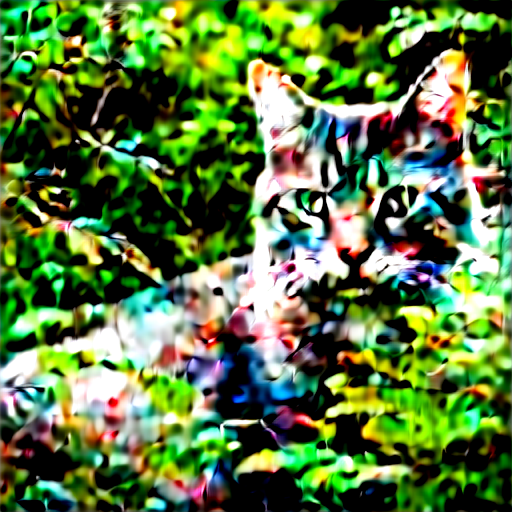
#> input picture cs4485-images/prompt_0_image_0.png, 512 x 512 px; its folder holds only this picture in this run
$ jupyter execute --allow-errors main.ipynb
#> lines starting #> are read from the running program, lines starting #| are printed output that depends on the picture
# Input Secret

[cell 1]
# secret = input("What do you want to hide?")
secret = "Hello World"
print(f"Your secret: {secret}")

# Convert Secret into Binary

[cell 2]
secret_in_binary = ''.join(format(ord(char), '08b') for char in secret)
print("Binary representation of your secret: " + ' '.join(format(ord(char), '08b') for char in secret))

print(f"The secret is {len(secret_in_binary)} bits long.")

def find_factor(n):
#> called with n = 88
  factor_values = []
  for i in range(1, n + 1):
    if n % i == 0:
      factor_values.append(i)
  values = ""
  for v in factor_values:
    values += str(v) + ", "
  return values

factors = find_factor(len(secret_in_binary))
factors = factors[:-2]
# factor = int(input(f"We can choose from these factors for the length of our binary sequence: {factors}"))
factor = 8
print(f"Our binary sequence (ID of each image) will be {factor} bits long.")

# Generate Images

[cell 3]
import os

folder_path = "./cs4485-images"

file_names = []
for file_name in os.listdir(folder_path):
   file_path = os.path.join(folder_path, file_name)
   if os.path.isfile(file_path):
     file_names.append(file_name)

file_names = sorted(file_names, key=lambda x: (int(x.split('_')[1].replace('prompt', '')), int(x.split('_')[3].replace('image', '').replace('.png', ''))))

print(file_names)

# [5 lines of commented-out code are left out]

# Prompt Mapping

[cell 4]
# pm = ["{0:04b}".format(int(name.split('_')[1].replace('prompt', ''))) for name in file_names]
# print(pm)
# print(f"Length of pm array: {len(pm)}")

pm = []
for i in range(len(file_names) // 16):  # Assuming 16 images per prompt
    binary_code = f"{i:04b}"
    for j in range(16):
        file_name = f"prompt_{i}_image_{j}.png"  # Construct file name
        pm.append((file_name, binary_code))

print(pm)
print(f"Length of pm array: {len(pm)}")

# Amplitude Mapping

## Weighted Amplitudes

[cell 5]
import cv2
import numpy as np
import math

# Constants for FrCHFMs calculation
ORDERS = range(5)  # Orders n (0 to 4)
REPETITIONS = range(5)  # Repetitions m (0 to 4)
FRACTIONAL_PARAMETER = 0.5  # Fractional parameter
IMAGE_SIZE = (512, 512)  # Assuming 512x512 images
EPSILON = 1e-10  # Small constant to avoid division by zero

# Load and preprocess the image
def load_grayscale_image(file_path):
#> called with file_path = './cs4485-images/prompt_0_image_0.png'
    image = cv2.imread(file_path, cv2.IMREAD_GRAYSCALE)
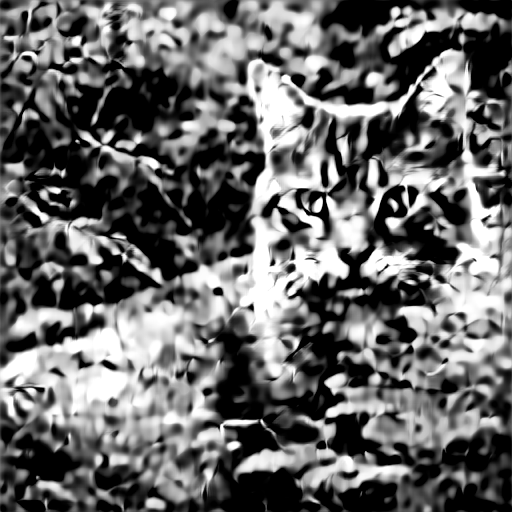
#> image: shape (512, 512); min 0, max 255, mean 103.8
    image = cv2.resize(image, IMAGE_SIZE)  # Resize to 512x512 if needed
    return image.astype(float)

# Define radial basis function Rtn(r) for FrCHFMs with stability fix
def radial_basis_function_vectorized(r, n, t):
    r[r < EPSILON] = EPSILON  # Avoid division by zero
    factor = np.sqrt(t) * np.power(r, t - 1) * np.sqrt(8 / np.pi)
    polynomial_sum = np.zeros_like(r)

    for k in range(n // 2 + 1):
        coefficient = (-1) ** k * math.factorial(n - k) / (math.factorial(k) * math.factorial(n - 2 * k))
        polynomial_sum += coefficient * np.power(4 * np.power(r, t) - 2, n - 2 * k)

    return factor * polynomial_sum

# Compute FrCHFMs for a grayscale image
def calculate_frchfms(image, t=FRACTIONAL_PARAMETER):
#> called with t = 0.5
    rows, cols = image.shape
#> rows = 512; cols = 512
    center_x, center_y = cols // 2, rows // 2
#> center_x = 256; center_y = 256

    # Calculate r and theta arrays for the whole image
    x = np.arange(cols) - center_x
#> x = 512 values from -256 to 255
    y = np.arange(rows) - center_y
#> y = 512 values from -256 to 255
    X, Y = np.meshgrid(x, y)
    r = np.sqrt(X ** 2 + Y ** 2) / (cols // 2)
    theta = np.arctan2(Y, X)
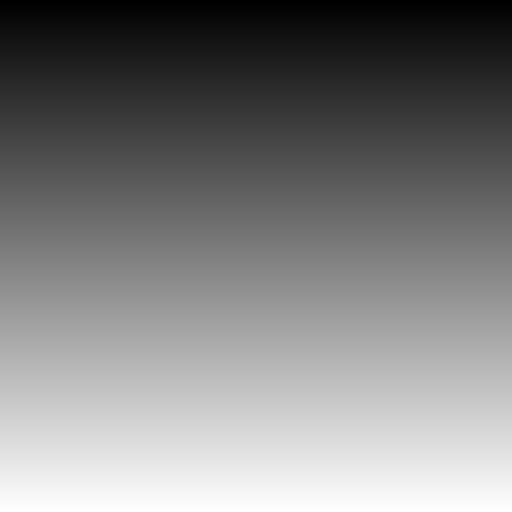
#> Y: shape (512, 512) int64; min -256, max 255, mean -0.5; drawn with min black and max white

    amplitudes = []
    for n in ORDERS:
        for m in REPETITIONS:
            if n == 0 and m == 0: continue  # Skip the (0,0) case
            # Vectorized computation of radial basis and Fourier component
            radial_value = radial_basis_function_vectorized(r, n, t)
            angular_value = np.exp(-1j * m * theta)

            # Compute the FrCHFM by summing the weighted image values
            frchfm = np.sum(image * radial_value * angular_value)
            amplitudes.append(abs(frchfm))
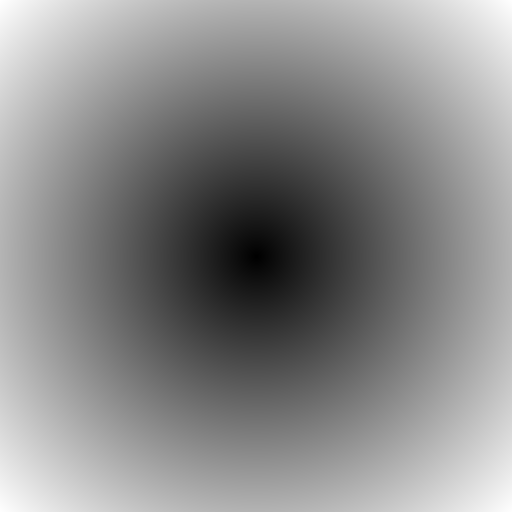
#> r: shape (512, 512) float64; min 1e-10, max 1.41, mean 0.765; drawn with min black and max white
#> after the loop, amplitudes = 24 values, max 206511978.4 at index 19, min 14386573.9 at index 4, mean 88438170.1
    return amplitudes

# Apply weights to the amplitudes to return weighted amplitudes
def calculate_weighted_amplitudes(amplitudes):
    weights = [(n + 1) + (m + 1) for n in ORDERS for m in REPETITIONS if not (n == 0 and m == 0)]
    weighted_amplitudes = [amplitude * weight for amplitude, weight in zip(amplitudes, weights)]
    return weighted_amplitudes

# [7 lines of commented-out code are left out]

WAs = []
for file_name in file_names:
    # print(image)
    file_path = f"./cs4485-images/{file_name}"  # Update with correct path
    image = load_grayscale_image(file_path)
    amplitudes = calculate_frchfms(image)
    weighted_amplitudes = calculate_weighted_amplitudes(amplitudes)
#> in calculate_weighted_amplitudes, `weighted_amplitudes = [amplitude * weight for amplitude, weight in zip..`: weighted_amplitudes = 24 values, max 1.36e+09 at index 22, min 43159721.8 at index 4, mean 595656604.1
    print(f"{file_name}: {weighted_amplitudes} \n")
#> (printed output is left out)
    WAs.append(weighted_amplitudes)

## Euclidean Distance

[cell 6]
# Debugging: check structure of weighted_amplitudes_all
# print(f"Number of images processed: {len(WAs)}")
# for i, amplitudes in enumerate(WAs):
#     print(f"Image {i}: Length of amplitudes = {len(amplitudes)}")

# Step 1: Group into 16-image groups (assuming file_names are already sorted)
groups = []
for i in range(16):
    group = WAs[i*16:(i+1)*16]
    groups.append(group)
#> after the loop, groups = 16 items

print(groups)
#> (printed output is left out)

# Step 2: Calculate distances within each group and assign 4-bit codes
am = []  # To store the 4-bit encoding for each image

#> (the rest of this cell did not finish here and is left out)

[cell 7]
# Create a dictionary to store pm images for quick lookup
pm_dict = {img: code for img, code in pm}

# Merge pm and am into pm_am
pm_am = []
for img, code in am:
    if img in pm_dict:
        # Combine codes if the image is found in both pm and am
        pm_am.append((img, pm_dict[img], code))
    else:
        # If not found in pm, just add it from am
        pm_am.append((img, None, code))

# Optionally, if you want to ensure pm images are in the final output as well
for img, code in pm:
    if img not in [x[0] for x in pm_am]:
        pm_am.append((img, code, None))

# Sort pm_am based on the file name
pm_am_sorted = sorted(
    pm_am,
    key=lambda x: (
        int(x[0].split('_')[1].replace('prompt', '')),  # Extracting the number after 'prompt'
        int(x[0].split('_')[3].replace('image', '').replace('.png', ''))  # Extracting the number after 'image'
    )
)

# Display the sorted array
print(pm_am_sorted)

# Information Hiding

[cell 8]
split_secret = [secret_in_binary[i:i + 8] for i in range(0, len(secret_in_binary), 8)]
split_secret_tuples = [(part[:4], part[4:]) for part in split_secret]

stego_images = []

for part1, part2 in split_secret_tuples:
    for prompt, val1, val2 in pm_am:
        if part1 == val1 and part2 == val2:
            stego_images.append((prompt, part1, part2))

print(stego_images)

$ run again, on cs4485-images/prompt_0_image_7.png
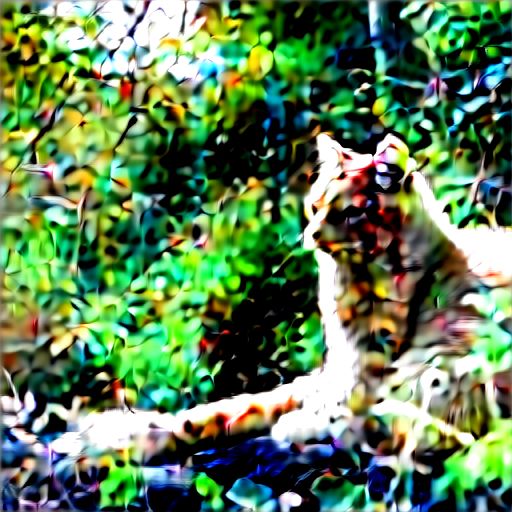
#> input picture cs4485-images/prompt_0_image_7.png, 512 x 512 px
#> in load_grayscale_image, `image = cv2.imread(file_path, cv2.IMREAD_GRAYSCALE)`:
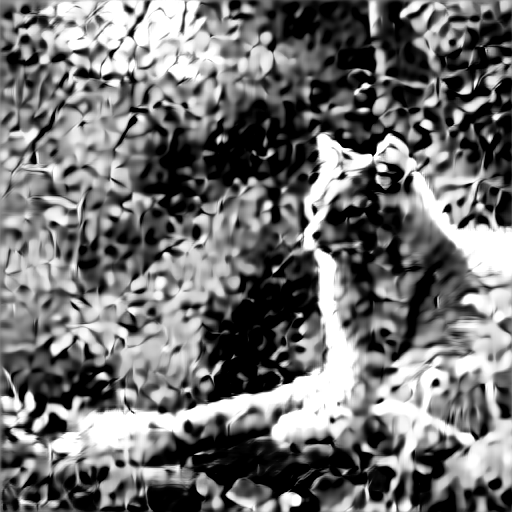
#> image: shape (512, 512); min 0, max 255, mean 113.3
#> after the loop in calculate_frchfms, `for n in ORDERS:`: amplitudes = [2415784.9, 7873655.5, 5818760.3, 3486537.1, 43888909, 10401876.3, 8214689.4, 6192136.6, 21009834.6, 64758443.9, 10263545.3, 17556842.5, 19703401.1, 5768809.9, 44924048.2, 22404886.4, 18254219.7, 9399278.9, 48564090, 109295763.7, 17010855.7, 30299924.1, 31373039.2, 36029679.8]
#> in calculate_weighted_amplitudes, `weighted_amplitudes = [amplitude * weight for amplitude, weight in zip..`: weighted_amplitudes = 24 values, max 655774581.9 at index 19, min 7247354.7 at index 0, mean 156087310
#> (printed output is left out)
#> after the loop `for i in range(16):`: groups = 16 items
#> (printed output is left out)

$ run again, on cs4485-images/prompt_0_image_8.png
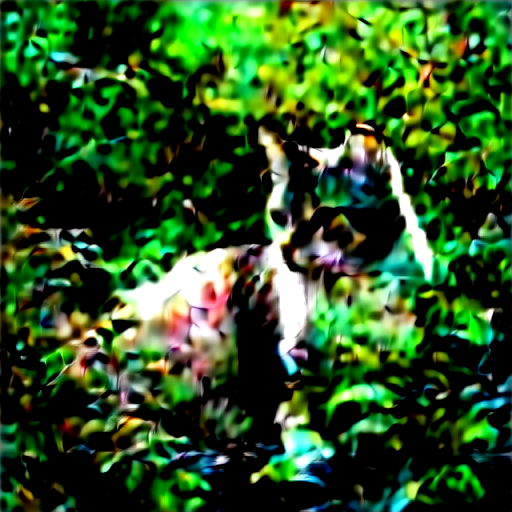
#> input picture cs4485-images/prompt_0_image_8.png, 512 x 512 px
#> in load_grayscale_image, `image = cv2.imread(file_path, cv2.IMREAD_GRAYSCALE)`:
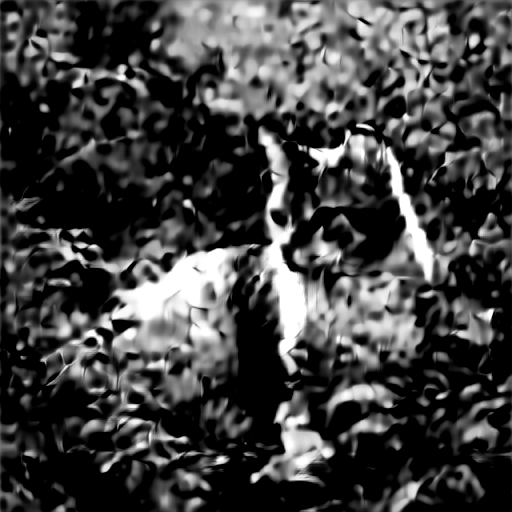
#> image: shape (512, 512); min 0, max 255, mean 65.5
#> after the loop in calculate_frchfms, `for n in ORDERS:`: amplitudes = [5861349.4, 5498921.4, 4973453.6, 1857773.1, 17500314.5, 7985653.6, 11899706.9, 10753887.4, 11605025.7, 32489619, 18520943.6, 7921310.8, 11075800.1, 7376809.6, 8282387.5, 17516803.4, 21584266.2, 21398890.5, 28631263.3, 57915852.1, 28113465.1, 17988889.8, 15284667.9, 4029259.2]
#> in calculate_weighted_amplitudes, `weighted_amplitudes = [amplitude * weight for amplitude, weight in zip..`: weighted_amplitudes = 24 values, max 347495112.9 at index 19, min 11146638.8 at index 3, mean 98519190.8
#> (printed output is left out)
#> after the loop `for i in range(16):`: groups = 16 items
#> (printed output is left out)

$ run again, on cs4485-images/prompt_0_image_9.png
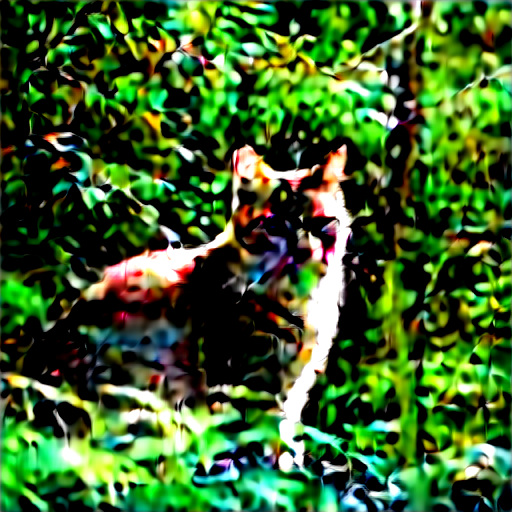
#> input picture cs4485-images/prompt_0_image_9.png, 512 x 512 px
#> in load_grayscale_image, `image = cv2.imread(file_path, cv2.IMREAD_GRAYSCALE)`:
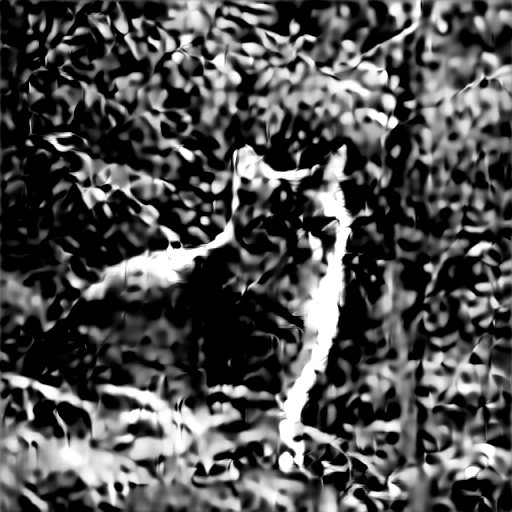
#> image: shape (512, 512); min 0, max 255, mean 79.1
#> after the loop in calculate_frchfms, `for n in ORDERS:`: amplitudes = [11864968.5, 7306708.1, 8978044.8, 6322957.6, 16936611.1, 16474058.1, 25049999.4, 19511654, 27571814.6, 64482640.1, 32481764.9, 24177914.8, 30583085.7, 14191040.5, 4022910, 34675609.7, 43641494.3, 37733514.7, 64180923, 111539568.9, 55848244.5, 49735343.5, 47045468.5, 5972343.2]
#> in calculate_weighted_amplitudes, `weighted_amplitudes = [amplitude * weight for amplitude, weight in zip..`: weighted_amplitudes = 24 values, max 669237413.7 at index 19, min 20114549.8 at index 14, mean 206126700.3
#> (printed output is left out)
#> after the loop `for i in range(16):`: groups = 16 items
#> (printed output is left out)

$ run again, on cs4485-images/prompt_0_image_10.png
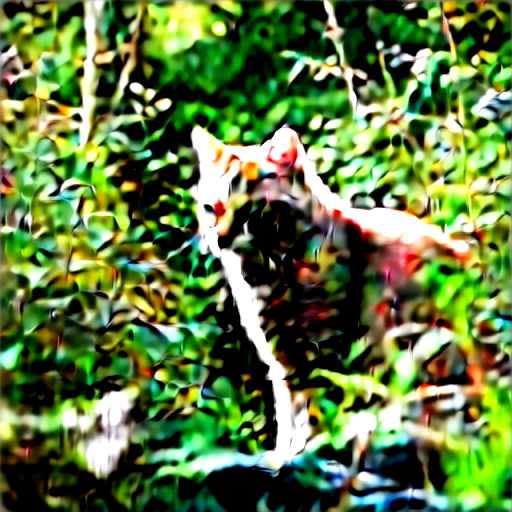
#> input picture cs4485-images/prompt_0_image_10.png, 512 x 512 px
#> in load_grayscale_image, `image = cv2.imread(file_path, cv2.IMREAD_GRAYSCALE)`:
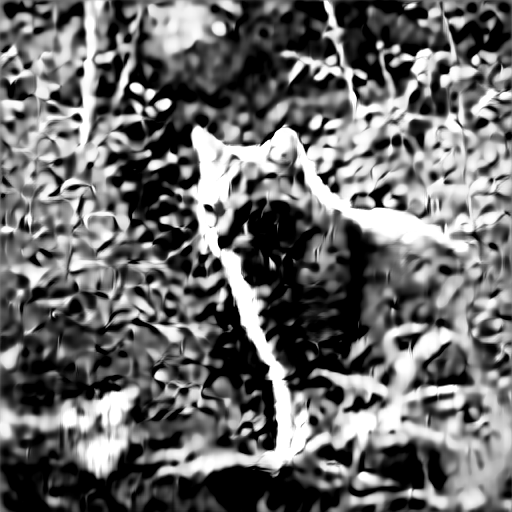
#> image: shape (512, 512); min 0, max 255, mean 106.7
#> after the loop in calculate_frchfms, `for n in ORDERS:`: amplitudes = [3320334.6, 3862508, 3013857.6, 3243189.7, 45842985.4, 2645275.6, 3196800.8, 4652047.4, 13654434.6, 50444698.3, 9456679.7, 13181120.7, 4958521.8, 13909843.3, 46914123.2, 4521730.9, 12889824.9, 6369552.9, 37599369.4, 84900832.4, 14700584.4, 23722835.5, 7035763.9, 45398695.4]
#> in calculate_weighted_amplitudes, `weighted_amplitudes = [amplitude * weight for amplitude, weight in zip..`: weighted_amplitudes = 24 values, max 509404994.4 at index 19, min 9961003.7 at index 0, mean 120097720.3
#> (printed output is left out)
#> after the loop `for i in range(16):`: groups = 16 items
#> (printed output is left out)
